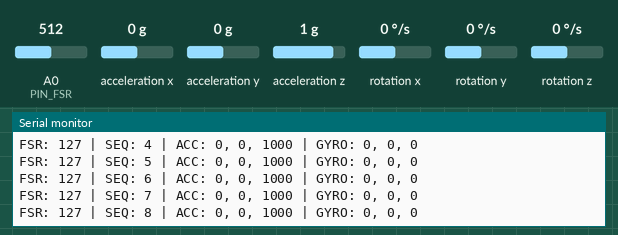
A sketch run on a simulated Arduino Nano 33 IoT. Shown: the last lines printed to the serial monitor. Inputs (shaded band) come from the test bench; at power-on: acceleration x 0 g, A0 (PIN_FSR) = 512, acceleration y 0 g, acceleration z 1 g, rotation x 0 °/s, rotation y 0 °/s, rotation z 0 °/s (analog values on the 0–1023 scale). Nothing arrives over Bluetooth unless stated; a phone connects over Bluetooth LE 3 s after start.

Above: at 3.9 s.
4.0 s: acceleration x set to -1.4 g
At 4.02 s:
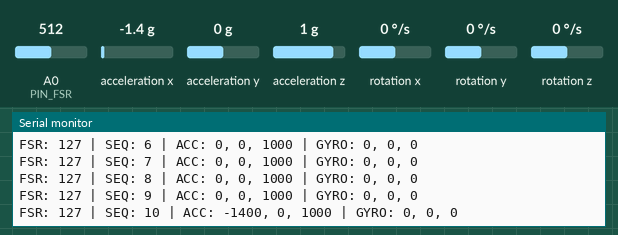
5.5 s: A0 (PIN_FSR) set to 716
At 5.54 s:
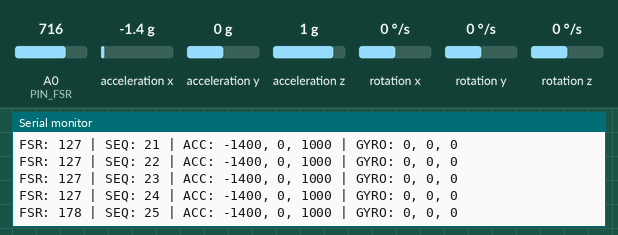
7.0 s: acceleration y set to -1.4 g
At 7.07 s:
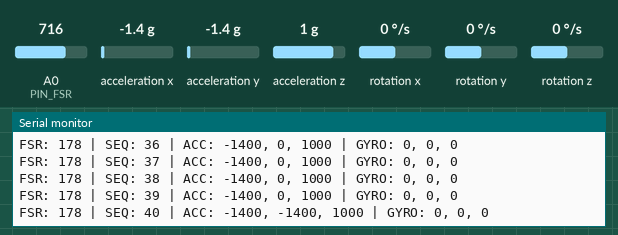
8.5 s: acceleration z set to -1.4 g
At 8.59 s:
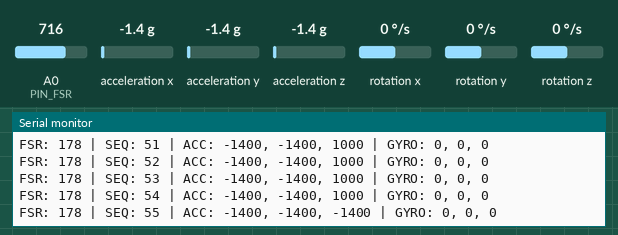
10.0 s: A0 (PIN_FSR) set to 992
At 10.01 s:
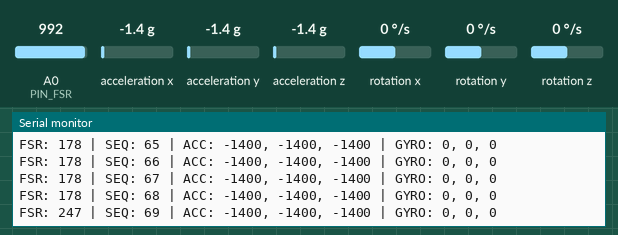
11.5 s: rotation x set to -192 °/s
At 11.53 s:
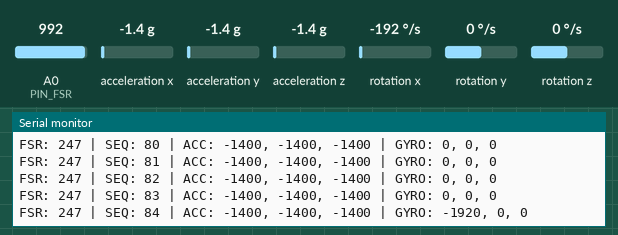
Timing chart, 0 to 14.0 s (numbered marks = the images above; inputs shaded):
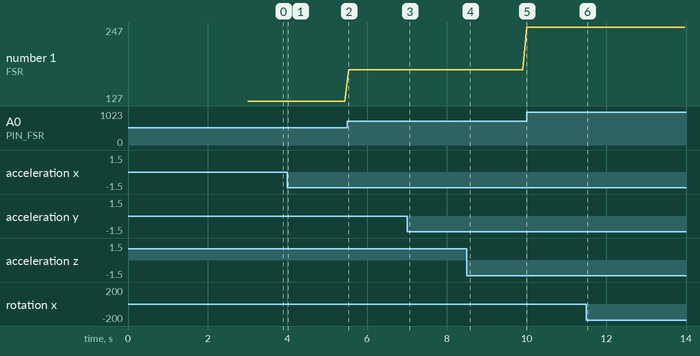

Measured:
- after the input at 4.0 s, the serial monitor: prints a new line at once (image 1)
- after the input at 5.5 s, the serial monitor: prints a new line at once (image 2)
- after the input at 7.0 s, the serial monitor: prints a new line after 0.06 s (image 3)
- after the input at 8.5 s, the serial monitor: prints a new line after 0.08 s (image 4)
- after the input at 10.0 s, the serial monitor: prints a new line at once (image 5)
- after the input at 11.5 s, the serial monitor: prints a new line at once (image 6)
- plotted number 1: 127 → 178 after the input at 5.5 s, 178 → 247 after the input at 10.0 s

The sketch:

SeeedStudio_A_main.ino
```cpp
#include <ArduinoBLE.h>
#include <LSM6DS3.h>
#include <Wire.h>

#define DEVICE_ID 0x01  // A側
#define PIN_FSR A0

LSM6DS3 myIMU(I2C_MODE, 0x6A);

// BLE UUID（共通）
BLEService imuService("19B10000-E8F2-537E-4F6C-D104768A1214");
BLECharacteristic imuCharacteristic(
  "19B10003-E8F2-537E-4F6C-D104768A1214",
  BLERead | BLENotify,
  16  // FSR(1) + ax,ay,az,gx,gy,gz(12) + seq(2) + ID(1)
);

uint16_t sequenceNumber = 0;

#if defined(analogReadResolution)
  const int ADC_BITS = 12;
#else
  const int ADC_BITS = 10;
#endif

void setup() {
  Serial.begin(115200);
  while (!Serial);

#if defined(analogReadResolution)
  analogReadResolution(ADC_BITS);
#endif

  pinMode(PIN_FSR, INPUT);

  if (!BLE.begin()) {
    Serial.println("BLE init failed!");
    while (1);
  }

  Serial.print("BLE MAC address: ");
  Serial.println(BLE.address());

  if (myIMU.begin() != 0) {
    Serial.println("IMU init failed!");
    while (1);
  }

  BLE.setLocalName("XIAO-IMU");
  BLE.setAdvertisedService(imuService);
  imuService.addCharacteristic(imuCharacteristic);
  BLE.addService(imuService);
  BLE.advertise();

  Serial.println("BLE advertising...");
}

void loop() {
  BLEDevice central = BLE.central();

  if (central) {
    Serial.print("Connected to central: ");
    Serial.println(central.address());

    while (central.connected()) {
      // IMU読み取り
      int16_t ax = myIMU.readFloatAccelX() * 1000;
      int16_t ay = myIMU.readFloatAccelY() * 1000;
      int16_t az = myIMU.readFloatAccelZ() * 1000;
      int16_t gx = myIMU.readFloatGyroX() * 10;
      int16_t gy = myIMU.readFloatGyroY() * 10;
      int16_t gz = myIMU.readFloatGyroZ() * 10;
      uint16_t seq = sequenceNumber++;

      // FSR値（ADC → 0〜255にマッピング）
      int rawFSR = analogRead(PIN_FSR);
      uint8_t fsrValue = map(rawFSR, 0, (1 << ADC_BITS) - 1, 0, 255);

      // BLE通知ペイロード作成（16バイト）
      uint8_t payload[16];
      payload[0] = fsrValue;
      memcpy(payload + 1,  &ax, 2);
      memcpy(payload + 3,  &ay, 2);
      memcpy(payload + 5,  &az, 2);
      memcpy(payload + 7,  &gx, 2);
      memcpy(payload + 9,  &gy, 2);
      memcpy(payload + 11, &gz, 2);
      memcpy(payload + 13, &seq, 2);
      payload[15] = DEVICE_ID;

      imuCharacteristic.setValue(payload, 16);

      // デバッグ出力（printfを使用しない）
      Serial.print("FSR: "); Serial.print(fsrValue);
      Serial.print(" | SEQ: "); Serial.print(seq);
      Serial.print(" | ACC: ");
      Serial.print(ax); Serial.print(", ");
      Serial.print(ay); Serial.print(", ");
      Serial.print(az);
      Serial.print(" | GYRO: ");
      Serial.print(gx); Serial.print(", ");
      Serial.print(gy); Serial.print(", ");
      Serial.println(gz);

      delay(100); // 10Hz
    }

    Serial.println("Disconnected");
    BLE.advertise();
  }
}
```
